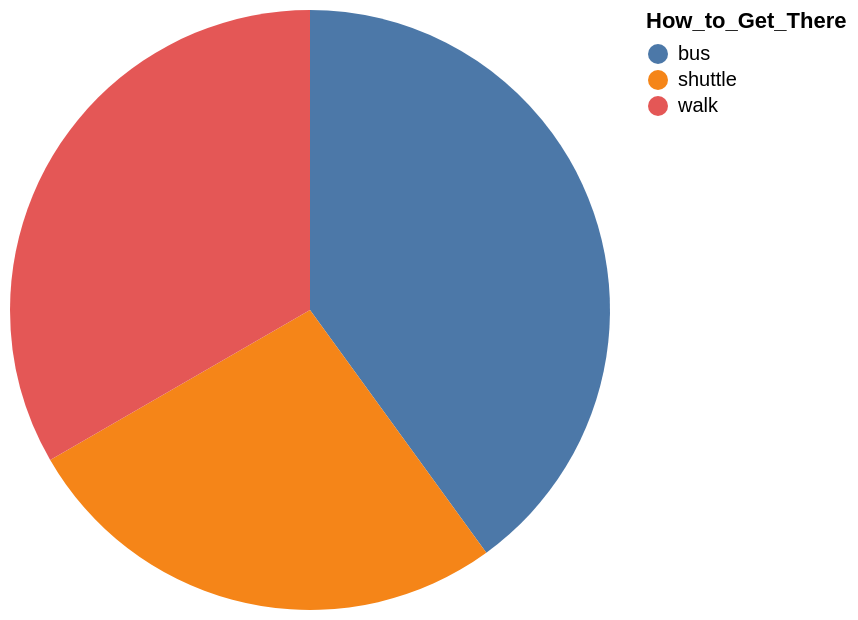

Write a Vega-Lite specification for this figure.
### Vega-Lite specification from a JSON file in a GitHub repository (floating-point values rounded to 4 significant figures)
{"data": {"values": [{"x_data": "bus", "y_data": 6}, {"x_data": "shuttle", "y_data": 4}, {"x_data": "walk", "y_data": 5}]}, "mark": "arc", "encoding": {"theta": {"field": "y_data", "type": "quantitative", "title": "COUNT(*)"}, "color": {"field": "x_data", "type": "nominal", "title": "How_to_Get_There"}}}
